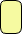
<?xml version="1.0" encoding="UTF-8"?>
<ui version="4.0">
 <class>VolatileMessage</class>
 <widget class="QWidget" name="VolatileMessage">
  <property name="geometry">
   <rect>
    <x>0</x>
    <y>0</y>
    <width>22</width>
    <height>34</height>
   </rect>
  </property>
  <property name="sizePolicy">
   <sizepolicy hsizetype="Maximum" vsizetype="Maximum">
    <horstretch>0</horstretch>
    <verstretch>0</verstretch>
   </sizepolicy>
  </property>
  <property name="mouseTracking">
   <bool>true</bool>
  </property>
  <property name="windowTitle">
   <string/>
  </property>
  <property name="windowOpacity">
   <double>0.900000000000000</double>
  </property>
  <property name="styleSheet">
   <string notr="true">background-color: transparent;
border: 0;
  </string>
  </property>
  <layout class="QHBoxLayout" name="horizontalLayout">
   <property name="sizeConstraint">
    <enum>QLayout::SetMinimumSize</enum>
   </property>
   <property name="leftMargin">
    <number>0</number>
   </property>
   <property name="topMargin">
    <number>0</number>
   </property>
   <property name="rightMargin">
    <number>0</number>
   </property>
   <property name="bottomMargin">
    <number>0</number>
   </property>
   <item>
    <widget class="QGroupBox" name="groupBoxMessage">
     <property name="sizePolicy">
      <sizepolicy hsizetype="MinimumExpanding" vsizetype="MinimumExpanding">
       <horstretch>0</horstretch>
       <verstretch>0</verstretch>
      </sizepolicy>
     </property>
     <property name="styleSheet">
      <string notr="true">margin: 0;
padding: 5;
background-color: #f6faa1;
border-radius: 6px;
border: 1px solid #000000;</string>
     </property>
     <property name="title">
      <string/>
     </property>
     <layout class="QHBoxLayout" name="horizontalLayout_2">
      <property name="spacing">
       <number>0</number>
      </property>
      <property name="leftMargin">
       <number>0</number>
      </property>
      <property name="topMargin">
       <number>0</number>
      </property>
      <property name="rightMargin">
       <number>0</number>
      </property>
      <property name="bottomMargin">
       <number>0</number>
      </property>
      <item>
       <widget class="QLabel" name="labelMessage">
        <property name="sizePolicy">
         <sizepolicy hsizetype="MinimumExpanding" vsizetype="MinimumExpanding">
          <horstretch>0</horstretch>
          <verstretch>0</verstretch>
         </sizepolicy>
        </property>
        <property name="font">
         <font>
          <family>Arial</family>
          <pointsize>12</pointsize>
          <weight>75</weight>
          <bold>true</bold>
         </font>
        </property>
        <property name="styleSheet">
         <string notr="true">margin: 0;
padding: 0;
border: 0;
background-color: transparent;</string>
        </property>
        <property name="frameShape">
         <enum>QFrame::NoFrame</enum>
        </property>
        <property name="text">
         <string/>
        </property>
        <property name="alignment">
         <set>Qt::AlignCenter</set>
        </property>
       </widget>
      </item>
     </layout>
    </widget>
   </item>
  </layout>
 </widget>
 <resources/>
 <connections/>
</ui>
